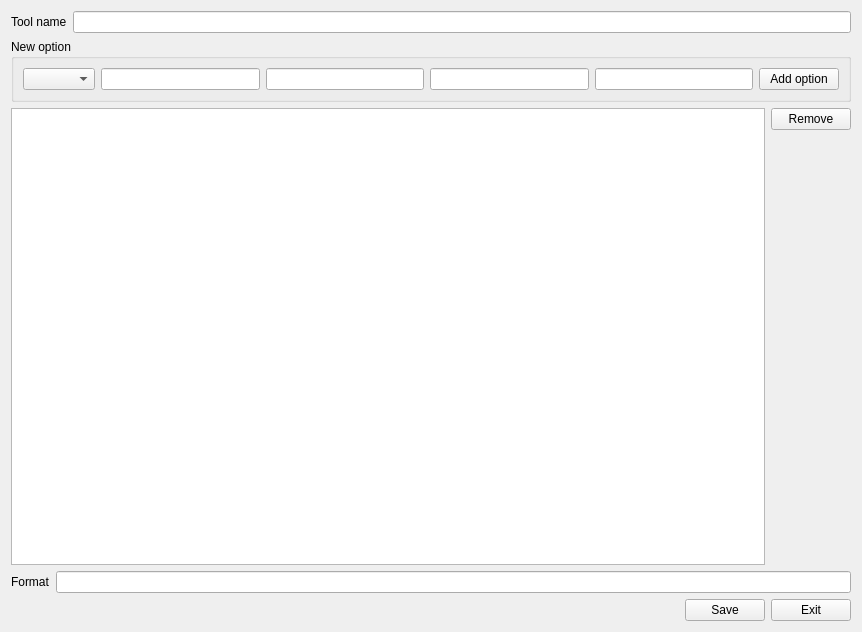
<?xml version="1.0" encoding="UTF-8"?>
<ui version="4.0">
 <class>CreateTool</class>
 <widget class="QWidget" name="CreateTool">
  <property name="geometry">
   <rect>
    <x>0</x>
    <y>0</y>
    <width>862</width>
    <height>632</height>
   </rect>
  </property>
  <property name="windowTitle">
   <string>Form</string>
  </property>
  <layout class="QVBoxLayout" name="verticalLayout_2">
   <item>
    <layout class="QHBoxLayout" name="horizontalLayout_3">
     <item>
      <widget class="QLabel" name="label">
       <property name="text">
        <string>Tool name</string>
       </property>
      </widget>
     </item>
     <item>
      <widget class="QLineEdit" name="edToolName"/>
     </item>
    </layout>
   </item>
   <item>
    <widget class="QGroupBox" name="groupBox">
     <property name="title">
      <string>New option</string>
     </property>
     <layout class="QHBoxLayout" name="horizontalLayout_2">
      <item>
       <widget class="QComboBox" name="cbIO"/>
      </item>
      <item>
       <widget class="QLineEdit" name="edOptName"/>
      </item>
      <item>
       <widget class="QLineEdit" name="edOptType"/>
      </item>
      <item>
       <widget class="QLineEdit" name="edOptRepr"/>
      </item>
      <item>
       <widget class="QLineEdit" name="edOptDef"/>
      </item>
      <item>
       <widget class="QPushButton" name="btnAddOpt">
        <property name="text">
         <string>Add option</string>
        </property>
       </widget>
      </item>
     </layout>
    </widget>
   </item>
   <item>
    <layout class="QHBoxLayout" name="horizontalLayout">
     <item>
      <widget class="QTableView" name="tblOptions"/>
     </item>
     <item>
      <layout class="QVBoxLayout" name="verticalLayout">
       <item>
        <widget class="QPushButton" name="btnRemoveOpt">
         <property name="text">
          <string>Remove</string>
         </property>
        </widget>
       </item>
       <item>
        <spacer name="verticalSpacer">
         <property name="orientation">
          <enum>Qt::Vertical</enum>
         </property>
         <property name="sizeHint" stdset="0">
          <size>
           <width>20</width>
           <height>40</height>
          </size>
         </property>
        </spacer>
       </item>
      </layout>
     </item>
    </layout>
   </item>
   <item>
    <layout class="QHBoxLayout" name="horizontalLayout_4">
     <item>
      <widget class="QLabel" name="label_2">
       <property name="text">
        <string>Format</string>
       </property>
      </widget>
     </item>
     <item>
      <widget class="QLineEdit" name="edFormat"/>
     </item>
    </layout>
   </item>
   <item>
    <layout class="QHBoxLayout" name="horizontalLayout_5">
     <item>
      <spacer name="horizontalSpacer">
       <property name="orientation">
        <enum>Qt::Horizontal</enum>
       </property>
       <property name="sizeHint" stdset="0">
        <size>
         <width>40</width>
         <height>20</height>
        </size>
       </property>
      </spacer>
     </item>
     <item>
      <widget class="QPushButton" name="btnSave">
       <property name="text">
        <string>Save</string>
       </property>
      </widget>
     </item>
     <item>
      <widget class="QPushButton" name="btnExit">
       <property name="text">
        <string>Exit</string>
       </property>
      </widget>
     </item>
    </layout>
   </item>
  </layout>
 </widget>
 <resources/>
 <connections/>
</ui>
